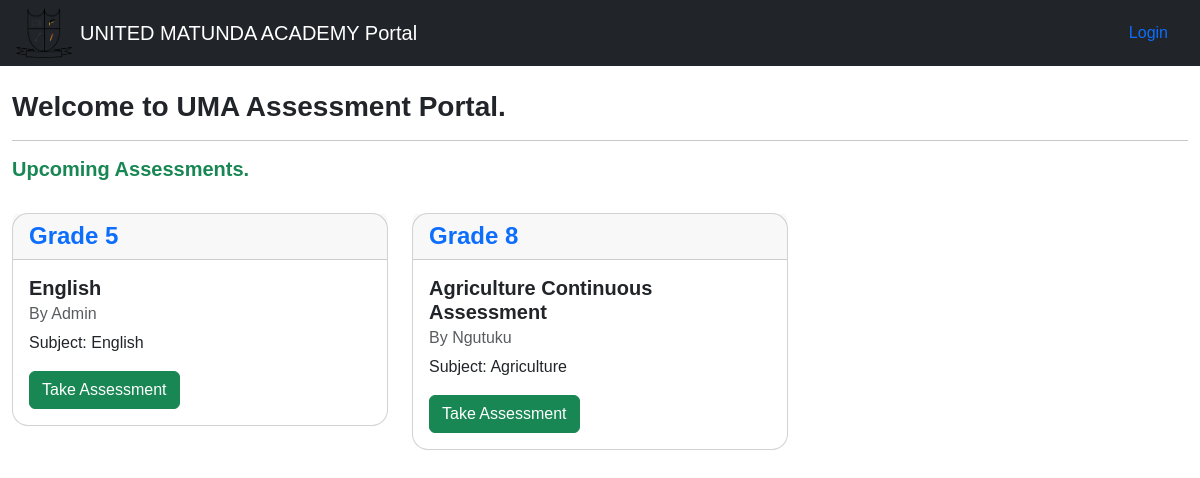
The page /assessment/ on the database as committed earlier.
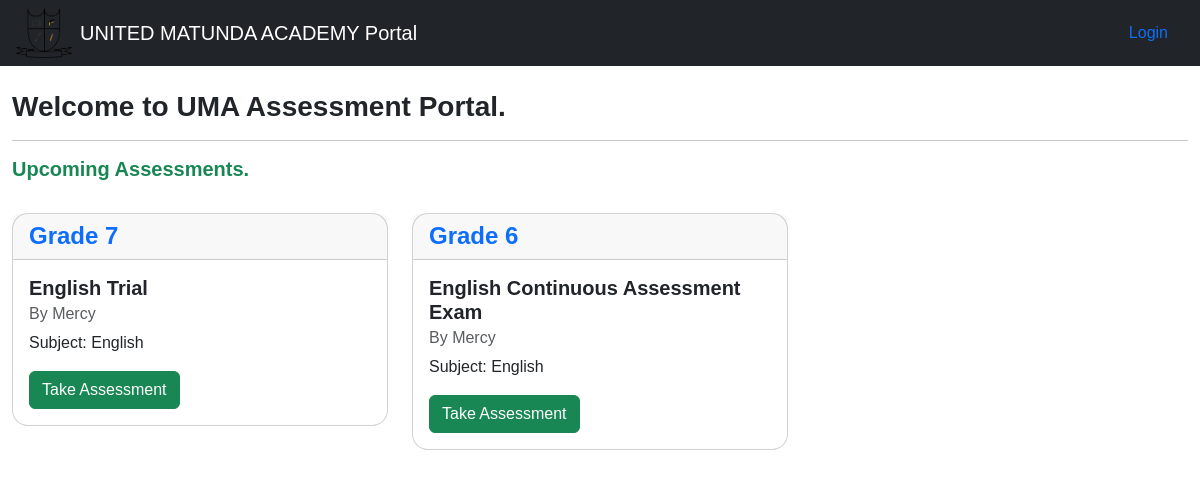
The same page on the database as committed later.
### Assessments/models.py (models this page shows, shortened)
class Assessment(models.Model):
    title = models.CharField(max_length=255)
    user = models.ForeignKey(User,  on_delete=models.CASCADE, blank=True, null=True)
    grade = models.ForeignKey(Grade, related_name='grade_assessments', on_delete=models.CASCADE)
    subject = models.ForeignKey(Subject, on_delete=models.CASCADE)
    teacher = models.CharField(max_length=250)
    scheduled_date = models.DateTimeField()
    duration_minutes = models.PositiveIntegerField()
    created = models.DateTimeField(auto_now_add=True)
    description = models.TextField(blank=True, null=True)
    is_published = models.BooleanField(default=False)
    done = models.BooleanField(default=False)
    class Meta:
        ordering = ('-created',)

### Subjects/models.py (models this page shows, shortened)
class Grade(models.Model):
    name = models.CharField(max_length=250)
    def __str__(self):
        return f"{self.name}"

class Subject(models.Model):
    grade = models.ForeignKey(Grade, on_delete=models.CASCADE, blank=True)
    name = models.CharField(max_length=250)

### Assessments/views.py (the view)
# urls.py: path('', views.Home, name='assessment_home'),
def Home(request):
    assessments = Assessment.objects.filter(is_published=True)
    return render(request, 'assessment_home_page.html', {'assessments': assessments})

### Assessments/templates/assessment_home_page.html (shortened to what this page needs)
{% extends 'base.html' %}
{% block content %}
<h3>Welcome to UMA Assessment Portal.</h3>
<hr>
<h5><span class="text-success">Upcoming Assessments.</span> </h5>
<br>
<div class="row row-cols-1 row-cols-md-4 g-4">
        {% for a in assessments %}
            <div class="col-md-4">
                <div class="card mb-3">
                  <h4 class="card-header text-primary">{{ a.grade }}</h4>
                  <div class="card-body">
                    <h5 class="card-title">{{ a.title }}</h5>
                      <h6 class="card-subtitle mb-2 text-muted">By {{ a.teacher }}</h6>
                    <p class="card-text">Subject: {{ a.subject.name }}</p>
                    <a href="{% url 'take_assessment' a.id %}" class="btn btn-success">Take Assessment</a>
                  </div>
                </div>
            </div>
        {% empty %}
            <h3 class="text-warning">No upcoming assessments.</li>
        {% endfor %}
</div>
{% endblock %}

### Assessments/templates/base.html (shortened to what this page needs)
{% load static %}
<!DOCTYPE html>
<html lang="en">
<head>
    {% load static %}
<link href="{% static 'css/bootstrap.min.css' %}" rel="stylesheet">
<link href="{% static 'css/quill.snow.css' %}" rel="stylesheet">
</head>
<body>
    <nav class="navbar navbar-dark bg-dark px-3">
  <div class="d-flex align-items-center">
    <img src="{% static 'images/Logo.png' %}" style="width:3.5rem; margin-right: 0.5rem;">
    <a class="navbar-brand text-white mb-0" href="{% url 'home_page'%}">
      UNITED MATUNDA ACADEMY Portal
    </a>
  </div>
  <ul class="nav justify-content-end">
    {% if user.is_authenticated %}
      <li><a class="nav-link" href="{% url 'dashboard' %}">Exam Dashboard</a></li>
      <li><a class="nav-link" href="{% url 'elearning_home' %}">Manage Elearning</a></li>
      <li class="nav-item">
        <a class="nav-link active" aria-current="page" href="#">
          <span>Hello, {{ user.username }}</span>
        </a>
      </li>
      <li class="nav-item"><a class="nav-link" href="{% url 'logout' %}">Logout</a></li>
    {% else %}
      <li class="nav-item"><a class="nav-link" href="{% url 'login' %}">Login</a></li>
    {% endif %}
  </ul>
</nav>
    <main class="container-fluid mt-4">
        {% block content %}
        {% endblock %}
    </main>
</body>
</html>

### Assessments/templates/base.html (style rules this page uses)
body { font-family: 'Poppins', sans-serif; }
h1, h2, h3, h4, h5 { font-family: 'Poppins', sans-serif; font-weight: 600; }
.card { border-radius: 1rem; }

Rows that differ between the two databases and show on the page:
removed Assessment: grade "Grade 5", title "English", teacher "Admin", subject.name "English"
removed Assessment: grade "Grade 8", title "Agriculture Continuous Assessment", teacher "Ngutuku", subject.name "Agriculture"
added Assessment: grade "Grade 7", title "English Trial", teacher "Mercy", subject.name "English"
added Assessment: grade "Grade 6", title "English Continuous Assessment Exam", teacher "Mercy", subject.name "English"
